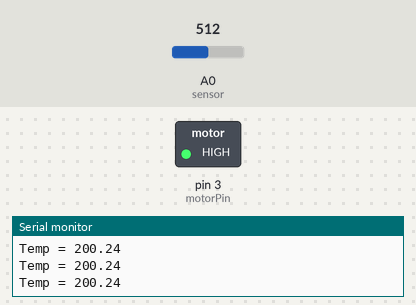
Bench run of a sketch on a simulated Arduino Uno, built with avr-gcc and run on an emulated ATmega328P. Parts: switched loads named in the sketch (green lamp = pin HIGH), the last lines printed to the serial monitor. Inputs (shaded band) come from the test bench; at power-on: A0 (sensor) = 512.

Above: at 1.2 s.
1.3 s: A0 (sensor) set to 160
At 2.3 s:
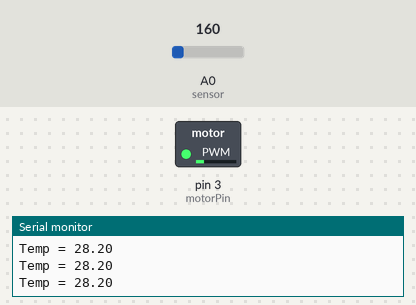
4.3 s: A0 (sensor) set to 138
At 5.5 s:
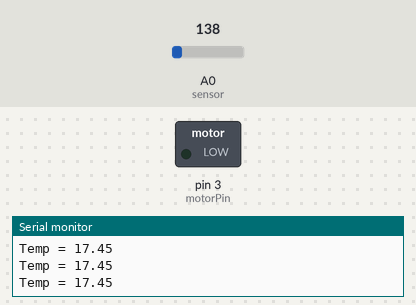
5.8 s: A0 (sensor) set to 306
At 6.9 s:
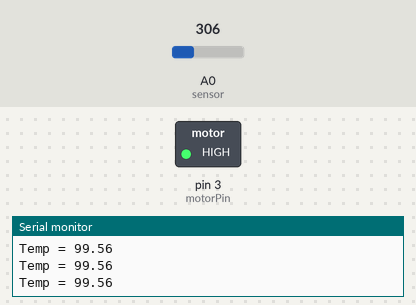
7.3 s: A0 (sensor) set to 122
At 8.0 s:
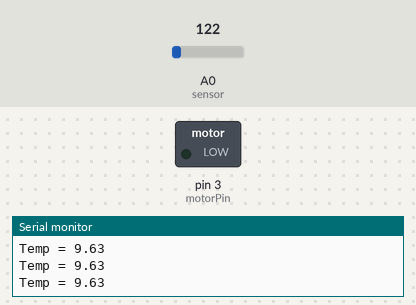
8.8 s: A0 (sensor) set to 511
At 9.2 s:
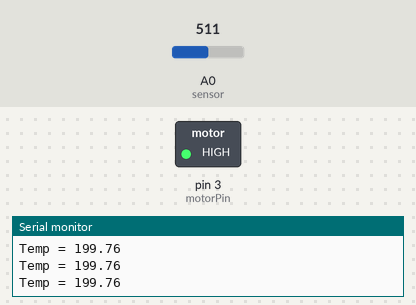
Timing chart, 0 to 11.3 s (numbered marks = the images above; inputs shaded):
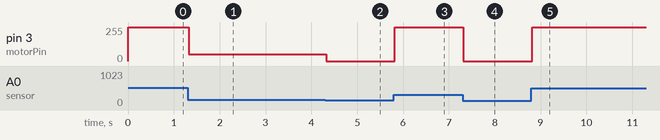

Measured:
- the behaviour switches between 154 and 153 on A0 (sensor) (found by bisection; images 1 and 2)
- after the input at 1.3 s, pin 3 (motorPin): 255/255 → 50/255 at once
- after the input at 4.3 s, pin 3 (motorPin): 50/255 → 0/255 at once
- after the input at 5.8 s, pin 3 (motorPin): 0/255 → 255/255 at once
- after the input at 7.3 s, pin 3 (motorPin): 255/255 → 0/255 at once
- after the input at 8.8 s, pin 3 (motorPin): 0/255 → 255/255 at once

The sketch:

Temperature_Sensor.ino
```cpp
#include<Servo.h>
int sensor = A0;
int motorPin = 3;   // PWM pin

void setup()
{
  pinMode(motorPin, OUTPUT);
  Serial.begin(9600);}

void loop()
{
  int reading = analogRead(sensor);

  float voltage = reading * (5.0 / 1023.0);
  float temp = (voltage - 0.5) * 100;

  Serial.print("Temp = ");
  Serial.println(temp);

  if(temp < 25)
  {
    analogWrite(motorPin, 0);      // Fan OFF
  }
  else if(temp < 35)
  {
    analogWrite(motorPin, 50);    // Medium speed
  }
  else
  {
    analogWrite(motorPin, 255);    // Full speed
  }
}
```
